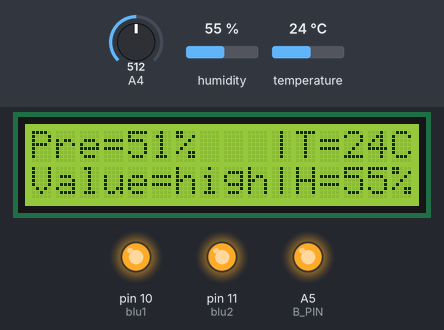
Bench run of a sketch on a simulated Arduino Uno, built with avr-gcc and run on an emulated ATmega328P. On the bench: 16×2 character LCD, output pins drawn as LEDs (lit = HIGH). Inputs (shaded band) come from the test bench; at power-on: A4 = 512, humidity 55 %, temperature 24 °C. Pins used as bus, display or sensor lines are not drawn.

Above: at 1.3 s.
1.4 s: A4 set to 157
At 2.6 s:
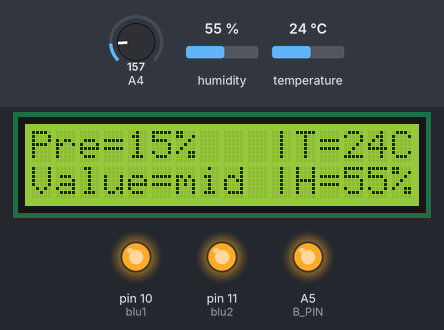
2.9 s: A4 set to 142
At 4.1 s:
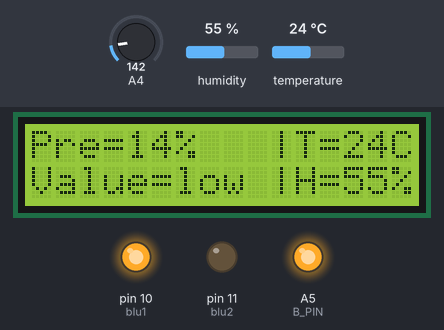
4.4 s: humidity set to 22 %
At 5.6 s:
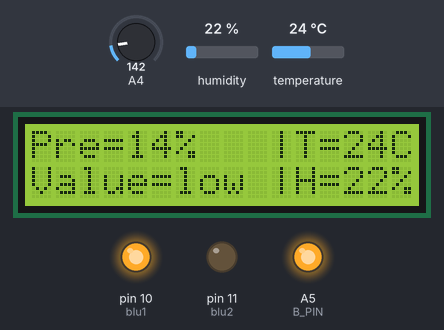
5.9 s: A4 set to 118
At 6.3 s:
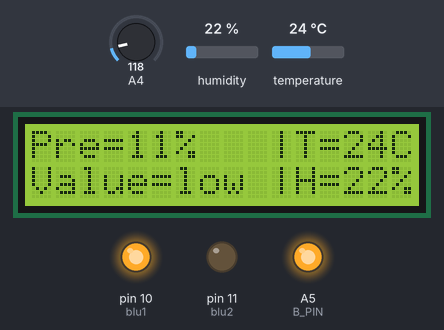
7.4 s: A4 set to 100
At 7.8 s:
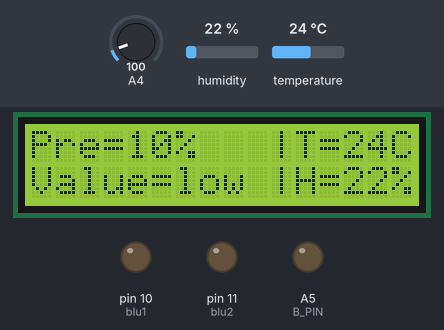
8.9 s: temperature set to 12 °C
At 9.3 s:
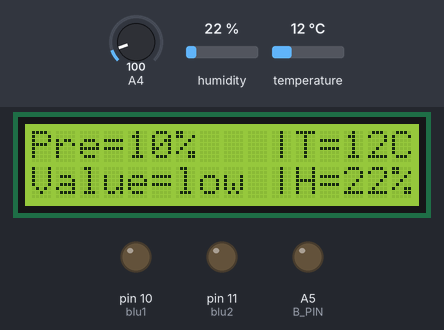
Timing chart, 0 to 11.4 s (numbered marks = the images above; inputs shaded):
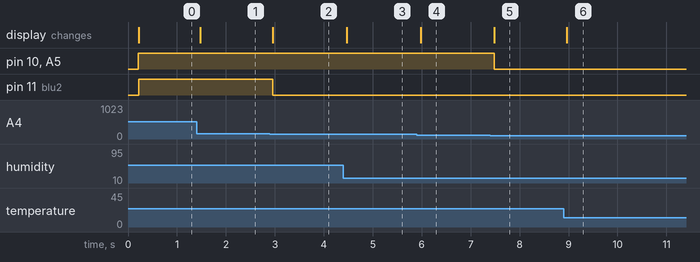

The sketch:

alcohol_normal.ino
```cpp
#include <LiquidCrystal.h>
#include <dht.h>

#define dht_dpin A0 //no ; here. Set equal to channel sensor is on

#define blu1 10
#define blu2 11
#define red1 0
#define red2 1
#define B_PIN A5

int sensorValue;
LiquidCrystal lcd(3, 4, 5, 6, 7, 8);
dht DHT;

void setup() {


  Serial.begin(9600);
  lcd.begin(16, 2);

  lcd.print("<<Design by ");
  lcd.setCursor (0,1);
  lcd.print("     Tharindu>>");
  delay(80);

  lcd.clear();

  pinMode( blu1, OUTPUT);
  pinMode( blu2, OUTPUT);
  pinMode( red1, OUTPUT);
  pinMode( red2, OUTPUT);
  pinMode( B_PIN, OUTPUT);
  lcd.setCursor (0,1);
  lcd.print("No liquor |");
}

void loop() {
  DHT.read11(dht_dpin);
  sensorValue = analogRead(A4);       // read analog input pin 0
  lcd.setCursor (0,0);
  lcd.print("Pre=");
  lcd.setCursor (4,0);
  lcd.print(sensorValue/10, DEC);  // prints the value read
  lcd.setCursor (6,0);
  lcd.print("%   |T=");  // prints the value read
  delay(35);

    lcd.setCursor (11,1);
    lcd.print("H= ");
    lcd.setCursor (13,1);
    lcd.print(DHT.humidity);
    lcd.setCursor (15,1);
    lcd.print("%  .");
    lcd.setCursor (13,0);
    lcd.print(DHT.temperature);
    lcd.setCursor (15,0);
    lcd.print("C");


   if (sensorValue > 110) {
   digitalWrite( blu1, HIGH);
   lcd.setCursor (0,2);
   lcd.print("Value=low ");
   }

else {
    digitalWrite( blu1, LOW);
    digitalWrite( B_PIN, LOW);
    }

   if  (sensorValue > 150) {
   digitalWrite( blu2, HIGH);
   digitalWrite( B_PIN, HIGH);
   lcd.setCursor (0,2);
   lcd.print("Value=mid ");
   }

   else {
    digitalWrite( blu2, LOW);
    }

   if  (sensorValue > 230) {
   digitalWrite( red1, HIGH);
   lcd.setCursor (0,2);
   lcd.print("Value=high");
   }

   else {
   digitalWrite( red1, LOW);
    }

    if  (sensorValue > 260) {
    digitalWrite( red2, HIGH);
    lcd.setCursor (0,2);
    lcd.print("Value=high");
    }

    else {
    digitalWrite( red2, LOW);
    }
    }
```

Measured:
- the behaviour switches between 151 and 150 on A4 (found by bisection; images 1 and 2)
- the behaviour switches between 111 and 110 on A4 (found by bisection; images 4 and 5)
- after the input at 1.4 s, the display: changes after 0.08 s (image 1)
- after the input at 2.9 s, pin 11 (blu2): HIGH → LOW after 0.05 s; the display: changes after 0.05 s (image 2)
- after the input at 4.4 s, the display: changes after 0.07 s (image 3)
- after the input at 5.9 s, the display: changes after 0.08 s (image 4)
- after the input at 7.4 s, pin 10 (blu1), A5 (B_PIN): HIGH → LOW after 0.09 s; the display: changes after 0.09 s (image 5)
- after the input at 8.9 s, the display: changes after 0.07 s (image 6)
